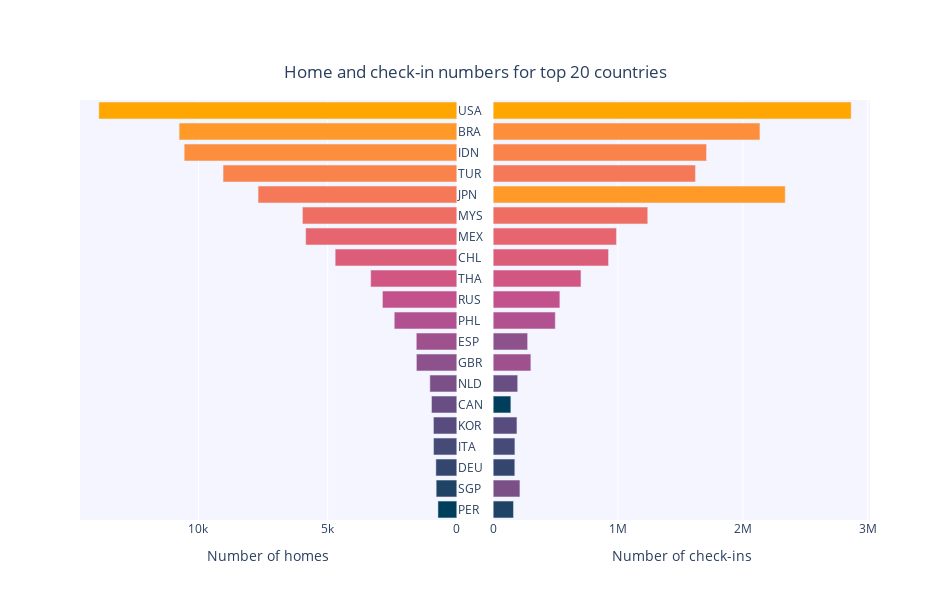

The notebook cell this image was saved under:
### Markdown cell above
We can also display a bar chart showing the number of check-ins homes and for the top 20 countries.

### Code cell
temp1 = home_count_df.sort_values(by=['number_of_homes'], ascending=False)
temp1 = temp1.reset_index(drop=True)
temp1 = temp1.head(20)
temp1 = temp1.sort_values(by=['number_of_homes'])

temp2 = checkin_count_df.sort_values(by=['number_of_checkins'], ascending=False)
temp2 = temp2.reset_index(drop=True)
temp2 = temp2.head(20)
temp2 = temp2.sort_values(by=['number_of_checkins'])


fig = make_subplots(rows=1, cols=2, shared_yaxes=True, horizontal_spacing = 0.046)

fig.add_trace(go.Bar(
            x=np.array(temp1.number_of_homes),
            y=np.array(temp1.country_code),
            customdata=np.array(temp1.country),
            orientation='h',
            showlegend=False), 1, 1)

fig.add_trace(go.Bar(
            x=np.array(temp2.number_of_checkins),
            y=np.array(temp2.country_code),
            customdata = np.array(temp2.country),
            orientation='h',
            showlegend=False), 1, 2)

fig.update_layout(title="Home and check-in numbers for top 20 countries",
                  title_x=0.5,
                  title_y=0.89,
                  xaxis_title="Number of homes",
                  xaxis2_title="Number of check-ins",
                  yaxis_title=" ",
                  plot_bgcolor='#F5F5FF',
                  height=600, 
                  width=950)

fig.update_traces(textposition='outside',
                  marker_color=cscale,
                  hovertemplate = 'Number: %{x:f}'+'<br>Country: %{customdata}<extra></extra>')

fig.update_xaxes(autorange='reversed', row=1, col=1)
fig.update_yaxes(side='right', row=1, col=1)

fig.show()

### Figure 1 — Plotly figure (JSON) as saved in the notebook; plotly's stock layout.template omitted (floating-point values rounded to 4 significant figures)
{"data": [{"customdata": ["Peru", "Singapore", "Germany", "Italy", "Korea, Republic of", "Canada", "Netherlands", "United Kingdom", "Spain", "Philippines", "Russian Federation", "Thailand", "Chile", "Mexico", "Malaysia", "Japan", "Turkey", "Indonesia", "Brazil", "United States"], "hovertemplate": "Number: %{x:f}<br>Country: %{customdata}<extra></extra>", "marker": {"color": ["#003f5c", "#1e4365", "#32466e", "#454a76", "#574c7d", "#684e82", "#7a5087", "#8d518b", "#9f518e", "#b25190", "#c3528c", "#d15782", "#dc5d78", "#e6656e", "#ef6e63", "#f57858", "#fa824b", "#fd8e3c", "#ff9a29", "#ffa600"]}, "orientation": "h", "showlegend": false, "textposition": "outside", "type": "bar", "x": [731, 799, 811, 901, 905, 980, 1044, 1564, 1569, 2421, 2879, 3334, 4708, 5850, 5975, 7693, 9048, 10553, 10749, 13857], "xaxis": "x", "y": ["PER", "SGP", "DEU", "ITA", "KOR", "CAN", "NLD", "GBR", "ESP", "PHL", "RUS", "THA", "CHL", "MEX", "MYS", "JPN", "TUR", "IDN", "BRA", "USA"], "yaxis": "y"}, {"customdata": ["Canada", "Peru", "Germany", "Italy", "Korea, Republic of", "Netherlands", "Singapore", "Spain", "United Kingdom", "Philippines", "Russian Federation", "Thailand", "Chile", "Mexico", "Malaysia", "Turkey", "Indonesia", "Brazil", "Japan", "United States"], "hovertemplate": "Number: %{x:f}<br>Country: %{customdata}<extra></extra>", "marker": {"color": ["#003f5c", "#1e4365", "#32466e", "#454a76", "#574c7d", "#684e82", "#7a5087", "#8d518b", "#9f518e", "#b25190", "#c3528c", "#d15782", "#dc5d78", "#e6656e", "#ef6e63", "#f57858", "#fa824b", "#fd8e3c", "#ff9a29", "#ffa600"]}, "orientation": "h", "showlegend": false, "textposition": "outside", "type": "bar", "x": [141640, 162677, 173223, 173934, 190466, 196206, 214295, 275753, 301822, 497425, 534230, 703245, 923800, 987263, 1238039, 1619879, 1708758, 2136751, 2339264, 2867416], "xaxis": "x2", "y": ["CAN", "PER", "DEU", "ITA", "KOR", "NLD", "SGP", "ESP", "GBR", "PHL", "RUS", "THA", "CHL", "MEX", "MYS", "TUR", "IDN", "BRA", "JPN", "USA"], "yaxis": "y2"}], "layout": {"height": 600, "plot_bgcolor": "#F5F5FF", "title": {"text": "Home and check-in numbers for top 20 countries", "x": 0.5, "y": 0.89}, "width": 950, "xaxis": {"anchor": "y", "autorange": "reversed", "domain": [0, 0.477], "title": {"text": "Number of homes"}}, "xaxis2": {"anchor": "y2", "domain": [0.523, 1], "title": {"text": "Number of check-ins"}}, "yaxis": {"anchor": "x", "domain": [0, 1], "side": "right", "title": {"text": " "}}, "yaxis2": {"anchor": "x2", "domain": [0, 1], "matches": "y", "showticklabels": false}}}
